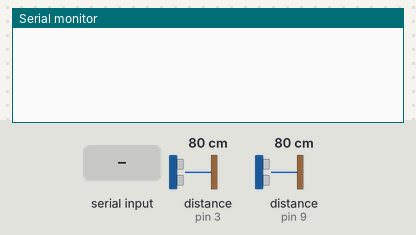
Simulated run of this sketch. Board: Arduino Uno, built with avr-gcc and run on an emulated ATmega328P. On the bench: the last lines printed to the serial monitor. Wiring (inferred from the names in the program): 2 × ultrasonic range finder: trigger pin 2, echo pin 3 / trigger pin 8, echo pin 9. The inputs (shaded band) are chosen by the test bench; at power-on: distance to the obstacle (sensors on pin 3, pin 9) 80 cm. The echo pulse lasts 58.3 µs per cm.

Above: at 1.2 s.
1.3 s: "1" received over Serial
At 1.9 s:
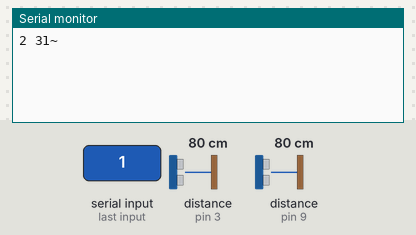
3.5 s: distance to the obstacle (sensor on pin 3) set to 2 cm
At 4.0 s:
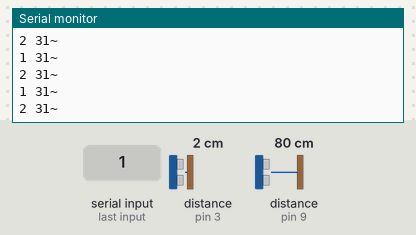
5.0 s: distance to the obstacle (sensor on pin 9) set to 2 cm
At 5.4 s:
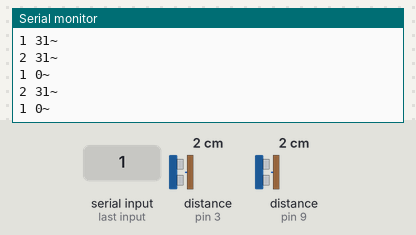
6.5 s: distance to the obstacle (sensor on pin 3) set to 4 cm
At 7.0 s:
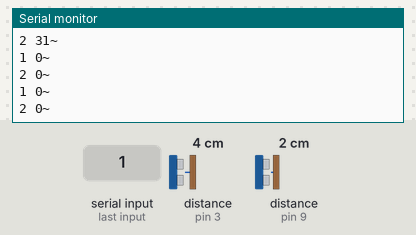
8.0 s: distance to the obstacle (sensor on pin 9) set to 4 cm
At 8.5 s:
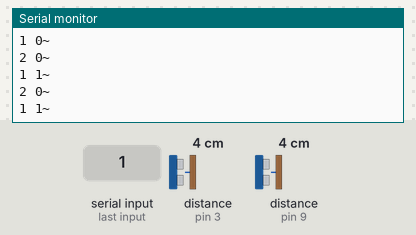
Timing chart, 0 to 10.5 s (numbered marks = the images above; inputs shaded):
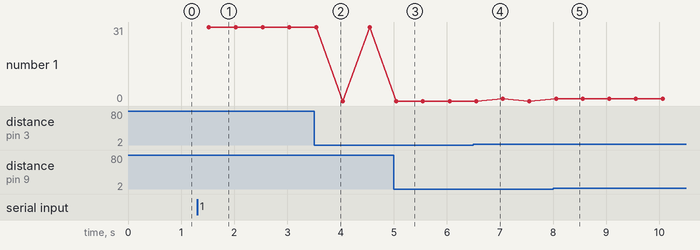

Measured:
- after the input at 1.3 s, the serial monitor: prints a new line after 0.22 s (image 1)

The sketch:

arduinoProject.ino
```cpp
int ultrasonicTriggerPin1 = 2, ultrasonicEchoPin1 = 3, ultrasonicTriggerPin2 = 8, ultrasonicEchoPin2 = 9;
boolean ultrasonic1 = true;

void setup() {
  // put your setup code here, to run once:
  Serial.begin(9600);
  pinMode(ultrasonicTriggerPin1, OUTPUT);
  pinMode(ultrasonicEchoPin1, INPUT);
  pinMode(ultrasonicTriggerPin2, OUTPUT);
  pinMode(ultrasonicEchoPin2, INPUT);
}

void loop() {
  // put your main code here, to run repeatedly:
  digitalWrite(ultrasonic1 ? ultrasonicTriggerPin1 : ultrasonicTriggerPin2, LOW);
  delayMicroseconds(2);
  digitalWrite(ultrasonic1 ? ultrasonicTriggerPin1 : ultrasonicTriggerPin2, HIGH);
  delayMicroseconds(10);
  digitalWrite(ultrasonic1 ? ultrasonicTriggerPin1 : ultrasonicTriggerPin2, LOW);

  long duration = pulseIn(ultrasonic1 ? ultrasonicEchoPin1 : ultrasonicEchoPin2, HIGH);

  if (Serial.available() > 0) {
    Serial.print(ultrasonic1 ? "1 " : "2 ");
    Serial.print(distanceInInches(duration));
    Serial.println('~');
  }
  ultrasonic1 = !ultrasonic1;
  delay(500);
}

long distanceInCentimeter(long duration) {
  return (duration/2) / 29.1;
}

long distanceInInches(long duration) {
  return (duration/2) / 73.914;
}
```
